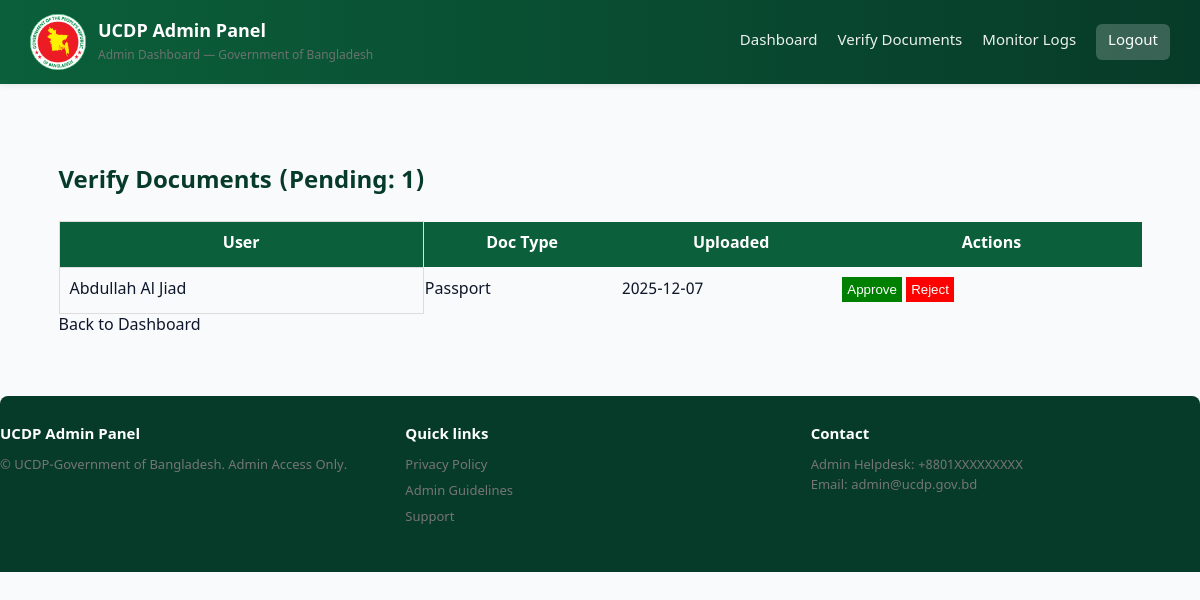
Screenshot of /admin/verify_documents.php (signed in) with the database file from the repository.
### tables this page shows
CREATE TABLE documents (
    id INT AUTO_INCREMENT PRIMARY KEY,
    user_id INT NOT NULL,
    doc_type ENUM('NID', 'Passport', 'Driving_License', 'Birth_Certificate', 'Education_Certificate', 'Vehicle_Registration') NOT NULL,
    file_path VARCHAR(255) NOT NULL,
    doc_number VARCHAR(50),
    expiry_date DATE,
    status ENUM('pending', 'verified', 'rejected') DEFAULT 'pending',
    uploaded_at TIMESTAMP DEFAULT CURRENT_TIMESTAMP,
    verified_at TIMESTAMP NULL,
    FOREIGN KEY (user_id) REFERENCES users(id) ON DELETE CASCADE
);

CREATE TABLE users (
    id INT AUTO_INCREMENT PRIMARY KEY,
    nid VARCHAR(20) UNIQUE NOT NULL,
    full_name VARCHAR(100) NOT NULL,
    email VARCHAR(100) UNIQUE,
    phone VARCHAR(15) NOT NULL,
    password_hash VARCHAR(255) NOT NULL,
    otp_code VARCHAR(6),
    is_verified TINYINT(1) DEFAULT 0,
    created_at TIMESTAMP DEFAULT CURRENT_TIMESTAMP,
    updated_at TIMESTAMP DEFAULT CURRENT_TIMESTAMP ON UPDATE CURRENT_TIMESTAMP
);

### admin/verify_documents.php (the view, shortened to what this page needs)
<?php
require_once '../includes/functions.php';
$sql = "SELECT d.*, u.full_name FROM documents d JOIN users u ON d.user_id = u.id WHERE d.status = 'pending' ORDER BY d.uploaded_at DESC";
$pending_docs = $conn->query($sql)->fetch_all(MYSQLI_ASSOC);
?>
<?php include '../includes/admin_header.php'; ?>
<div class="container" style="padding: 40px 0;">
    <h2 style="color: var(--gov-deep);">Verify Documents (Pending: <?php echo count($pending_docs); ?>)</h2>
    <?php if (!empty($pending_docs)): ?>
    <table style="width: 100%; border-collapse: collapse; margin-top: 10px;">
        <tr style="background: var(--gov-green); color: white;">
            <th style="padding: 10px; border: 1px solid #ddd;">User</th>
            <th>Doc Type</th>
            <th>Uploaded</th>
            <th>Actions</th>
        </tr>
        <?php foreach ($pending_docs as $doc): ?>
        <tr>
            <td style="padding: 10px; border: 1px solid #ddd;"><?php echo $doc['full_name']; ?></td>
            <td><?php echo $doc['doc_type']; ?></td>
            <td><?php echo date('Y-m-d', strtotime($doc['uploaded_at'])); ?></td>
            <td>
                <form method="POST" style="display: inline;">
                    <button type="submit" name="action" value="approve" style="background: green; color: white; border: none; padding: 5px;">Approve</button>
                    <button type="submit" name="action" value="reject" style="background: red; color: white; border: none; padding: 5px;">Reject</button>
                </form>
            </td>
        </tr>
        <?php endforeach; ?>
    </table>
    <?php else: ?>
    <p>No pending documents.</p>
    <?php endif; ?>
    <a href="dashboard.php">Back to Dashboard</a>
</div>
<?php include '../includes/admin_footer.php'; ?>

### assets/css/style.css (style rules this page uses)
*, *::before, *::after { box-sizing: border-box; }
html, body { margin: 0; padding: 0; height: 100%; }
a { color: inherit; text-decoration: none; }
button { cursor: pointer; }
:root { --gov-green: #0b5f3a; --gov-deep: #073b29; --muted: #767575; --bg: #f8fafb; --card: #ffffff; --accent: #0b5f3a; --radius: 10px; }
body { font-family: "Noto Sans Bengali", "SolaimanLipi", "Segoe UI", Roboto,Arial; background: var(--bg); color: #0f172a; line-height: 1.55; -webkit-font-smoothing: antialiased; }
.container { width: 95%; max-width: 1200px; margin: 0 auto; }

### rows the page displays
documents: user.full_name "Abdullah Al Jiad", doc_type "Passport", uploaded_at "2025-12-07"

### other values shown
count($pending_docs) "1"
